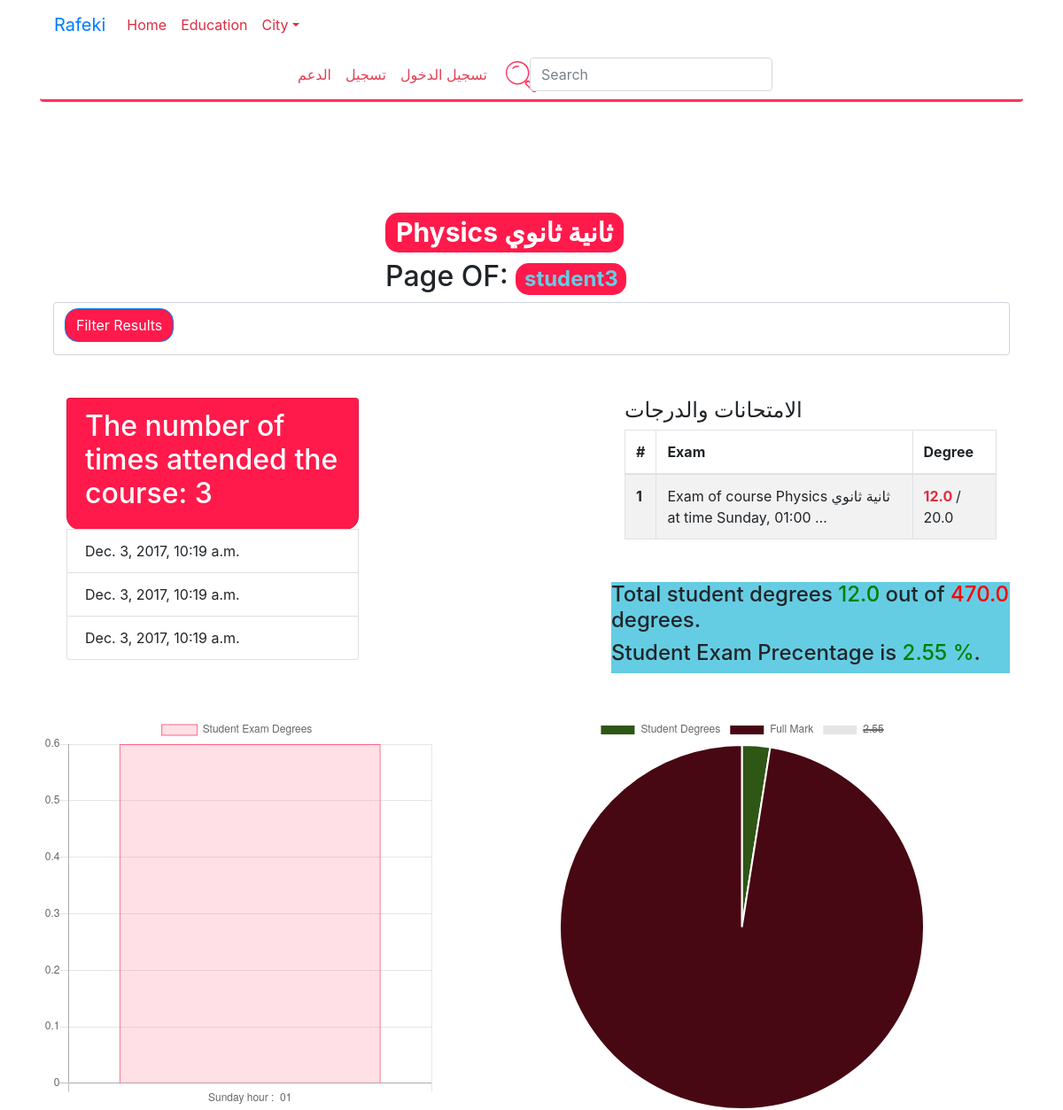
Before: /course/6/L5ZKW/ with the older database file.
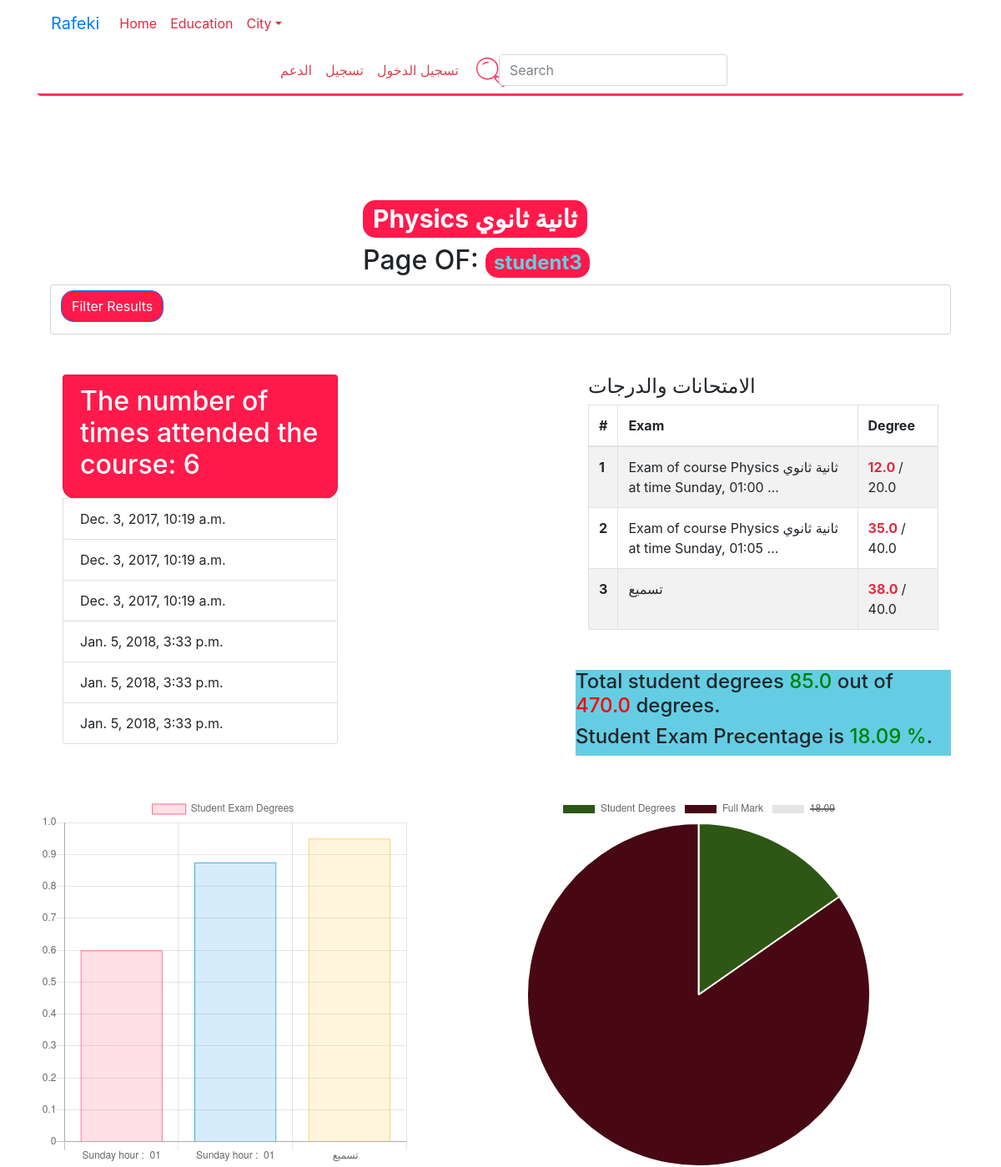
After: the same page with the newer database file.
### education/models.py (models this page shows, shortened)
class AttendanceRecord(models.Model):
    course=models.ForeignKey(Course, related_name='attendances')
    student = models.ForeignKey(Student, related_name='attendances')
    attend_time=models.DateTimeField(db_index=True, auto_now_add=True,auto_now=False, editable=True)
    update=models.DateTimeField(auto_now_add=False,auto_now=True, editable=True)

class ExamRecord(models.Model):
    exam=models.ForeignKey(Exam, related_name='examrecords')
    exam_time=models.DateTimeField(db_index=True, auto_now_add=True,auto_now=False, editable=True)
    student_degree=models.FloatField(db_index=True,)
    student=models.ForeignKey(Student, related_name='examrecords')
    objects=ExamRecordManager()
    class Meta:
        unique_together=['exam', 'student']

class Exam(models.Model):
    course=models.ForeignKey(Course, related_name='exams')
    name=models.CharField(max_length=60, null=True, blank=True)
    exam_time=models.DateTimeField(db_index=True, auto_now_add=True,auto_now=False, editable=True)
    max_mark=models.FloatField()
    def __str__(self):
        if self.name:
            return self.name
        return 'Exam of course '+str(self.course.name)+' at time '+(self.exam_time).strftime('%A,  %I:%M %p, %d, %B')

class Course(models.Model):
    years=(
        ('a', 'اولي اعدادي'),
        ('b', 'ثانية اعدادي'),
        ('c', 'ثالتة اعدادي'),
        ('d', 'اولي ثانوي'),
        ('e', 'ثانية ثانوي'),
        ('f', 'ثالثة ثانوي'),
        ('g', 'اخري'),
    )
    name=models.CharField(max_length=50, null=False)
    photo = models.ImageField(blank=True)
    groups=models.TextField(null=True)
    school=models.ForeignKey(School)
    year=models.CharField(max_length=30,choices=years)
    student=models.ManyToManyField(Student , related_name='courses')

### education/views.py (the view)
# urls.py: url(r'^course/(?P<course_pk>\d+)/(?P<student_code>\w+)/', views.StudentCourseInfoView.as_view(),name='student_course_info'),
class StudentCourseInfoView(TemplateView):
    template_name = 'student_course_info.html'
    def get_context_data(self, **kwargs):
        context=super().get_context_data(**kwargs)
        context['course']=course=get_object_or_404(Course, pk=self.kwargs['course_pk'])
        context['student']=student = get_object_or_404(Student, code=self.kwargs['student_code'])
        context['attendances']=AttendanceRecord.objects.filter(course=course, student=student)
        context['exams']=exams=Exam.objects.filter(course=course)
        context['records']=ExamRecord.objects.filter(student=student).filter(
            exam__course=course)
        return context

### education/managers.py (called while the page is built)
    def for_student(self, student_pk):
        return self.filter(student__pk=student_pk)

    def for_course(self, course_pk):
        return self.filter(exam__course__pk=course_pk)

    def get_queryset(self):
        return ExamRecordsQuerySet(self.model, using=self._db)  # Important!

    def for_student(self, student_pk):
        return self.get_queryset().for_student(student_pk)

### education/models.py (called while the page is built)
    def __str__(self):
        return self.user.username

### education/templatetags/education_filters.py (called while the page is built)
@register.simple_tag
def student_course_exams_progress(student, course):
	total_exams=Exam.objects.filter(course=course).aggregate(
		max_degree=Sum('max_mark'))['max_degree']
	total_student=ExamRecord.objects.for_student(
		student.pk).for_course(course.pk).aggregate(
		student_degree=Sum('student_degree'))['student_degree']
	if total_student!=None:
		precentage=float("{0:.2f}".format(total_student/total_exams *100))
	else:
		precentage=0
		total_student=0
	return {
		'exams':total_exams,
	 	'student':total_student,
	 	'precentage':precentage
	}

### education/templates/student_course_info.html (shortened to what this page needs)
{% extends 'base.html'%}
{% load education_filters %}
{% block body %}
<br>
<div   class="container">
	<div class="row mt-5">
		<div class="col-4 mx-auto">
			<h1><span class="badge badge-primary">{{ course.name }}</span></h1>
			<h2>  Page OF: <span class="badge badge-primary" style="color: rgb(101,205,227);">{{ student }}</span></h2>
		</div>
	</div>
	<div class="row">
		<form method="get" class="form-control">
			<button class="btn btn-primary mb-2" type="submit">Filter Results</button>
		</form>
	</div>
	<div class="row mt-5">
		<div class="col-4">
			<ul class="list-group">
			<li class="list-group-item badge-primary"><h2>The number of times attended the course: {{ attendances.count }}</h2></li>
			{% for attendance in attendances %}
			<li class="list-group-item">{{ attendance.attend_time }}</li>
			{% endfor %}
        </ul>
		</div>
        <div class="col-5 ml-auto ">
            <h4 class="mx-auto">الامتحانات والدرجات</h4>
            <table class="table table-striped table-bordered table-hover table-inverse">
              <thead>
                <tr>
                  <th scope="col">#</th>
                  <th scope="col">Exam</th>
                  <th scope="col">Degree</th>
                </tr>
              </thead>
              <tbody>
               {% for record in records %}
                <tr>
                  <th scope="row">{{ forloop.counter }}</th>
                  <td>{{record.exam|truncatechars:60}}</td>
                    <td> <span class="font-weight-bold" style="color: #dd2d41"> {{ record.student_degree }} </span>/ {{record.exam.max_mark}} </td>
                </tr>
                {% endfor %}
              </tbody>
            </table>
			{% student_course_exams_progress student course as exam_progress %}
			<div class="row mt-5" style="background-color: rgb(101,205,227); "><h4>Total student degrees <span style="color: green">{{ exam_progress.student }}</span>  out of <span style="color: red">{{ exam_progress.exams }} </span>degrees.</h4>
			<h4>Student Exam Precentage is <span style="color: green">{{ exam_progress.precentage }} %</span>.</h4></div>
			</div>
		</div>
	</div>
</div>
<div class="row mt-5">
<div class="col-5">
<canvas id="student_exam_chart" width="400" height="400"></canvas>
</div>
<div class="col-5 offset-md-1">
<canvas id="student_attendance_chart" width="400" height="400"></canvas>
</div>
</div>
<script>
var ctx = document.getElementById("student_attendance_chart").getContext('2d');
{% student_course_exams_progress student course as exam_progress %}
var mydata={{ exam_progress|safe }}
var myChart = new Chart(ctx, {
    type: 'pie',
    data: {
        labels: ['Student Degrees', 'Full Mark' ,mydata.precentage],
        datasets: [{
            label: '# of Votes',
            data: [mydata.student, mydata.exams],
            backgroundColor:['rgba(46.3, 86.3, 20.4)',
            'rgba(71.4, 7.5, 18.8)'
        ]
        }]
    }
});
</script>
<script>
var ctx = document.getElementById("student_exam_chart").getContext('2d');
{% student_chart_exams_data student.code course.pk as exam_chart_data %}
var mydata={{ exam_chart_data|safe }}
var myChart = new Chart(ctx, {
    type: 'bar',
    data: {
        labels: mydata.labels,
        datasets: [{
            label: 'Student Exam Degrees',
            data: mydata.data,
            backgroundColor: [
                'rgba(255, 99, 132, 0.2)',
                'rgba(54, 162, 235, 0.2)',
                'rgba(255, 206, 86, 0.2)',
                'rgba(75, 192, 192, 0.2)',
                'rgba(153, 102, 255, 0.2)',
                'rgba(255, 159, 64, 0.2)'
            ],
            borderColor: [
                'rgba(255,99,132,1)',
                'rgba(54, 162, 235, 1)',
                'rgba(255, 206, 86, 1)',
                'rgba(75, 192, 192, 1)',
                'rgba(153, 102, 255, 1)',
                'rgba(255, 159, 64, 1)'
            ],
            borderWidth: 1
        }]
    },
    options: {
        scales: {
            yAxes: [{
                ticks: {
                    beginAtZero:true
                }
            }]
        }
    }
});
</script>
{% endblock %}

Changed rows visible on the page:
added AttendanceRecord: attend_time "Jan. 5, 2018, 3:33 p.m."
added AttendanceRecord: attend_time "Jan. 5, 2018, 3:33 p.m."
added AttendanceRecord: attend_time "Jan. 5, 2018, 3:33 p.m."
added ExamRecord: exam "Exam of course Physics ثانية ثانوي at time Sunday, 01:05 …", student_degree "35.0", exam.max_mark "40.0"
added ExamRecord: exam "تسميع", student_degree "38.0", exam.max_mark "40.0"
Other visible differences:
{{ attendances.count }}: "3" → "6"
{{ exam_progress.student }}: "12.0" → "85.0"
{{ exam_progress.precentage }}: "2.55" → "18.09"
chart data {{ exam_progress|safe }}: {'exams': 470.0, 'student': 12.0, 'precentage': 2.55} → {'exams': 470.0, 'student': 85.0, 'precentage': 18.09}
